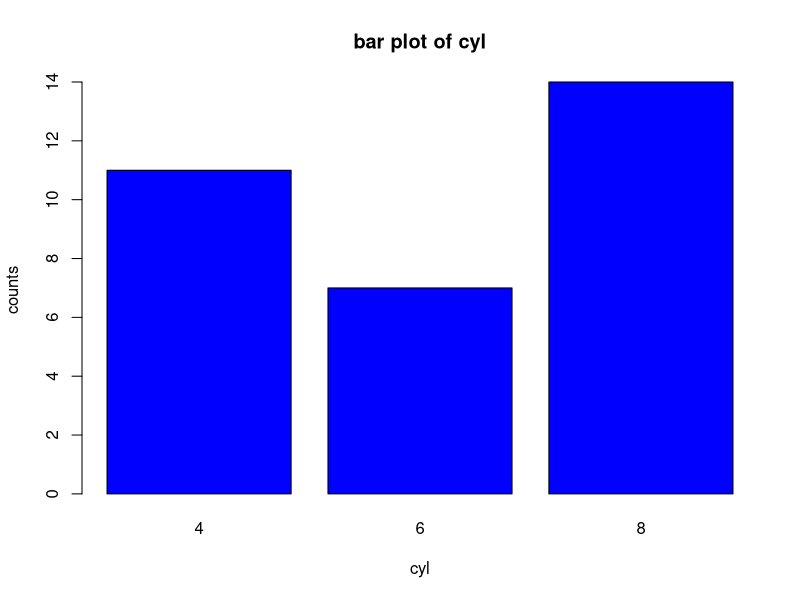
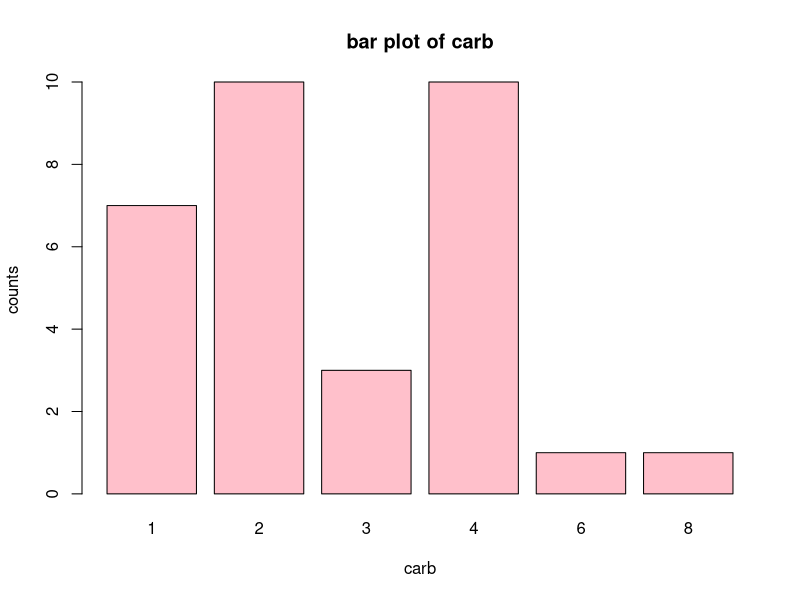
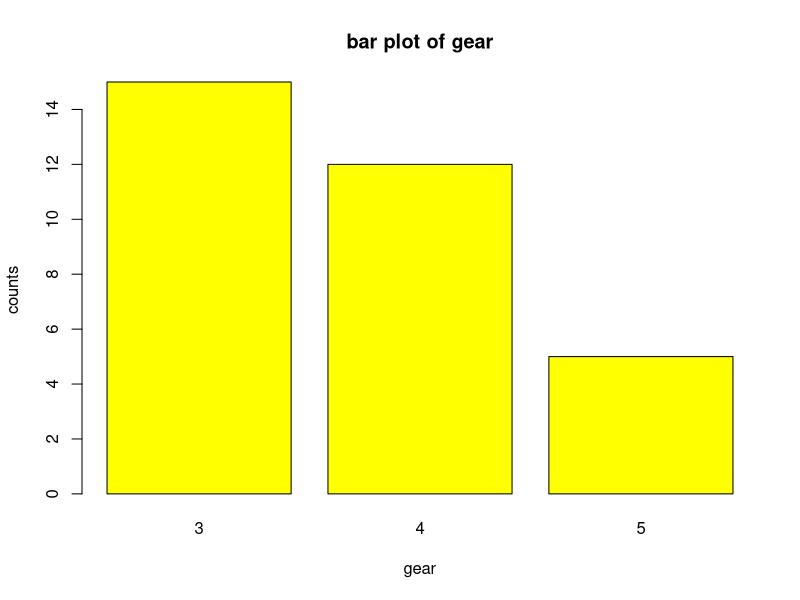
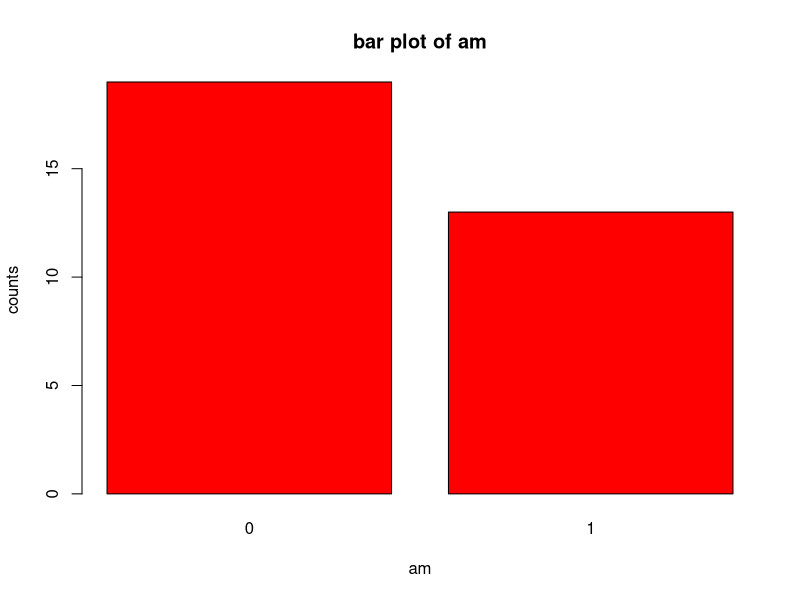
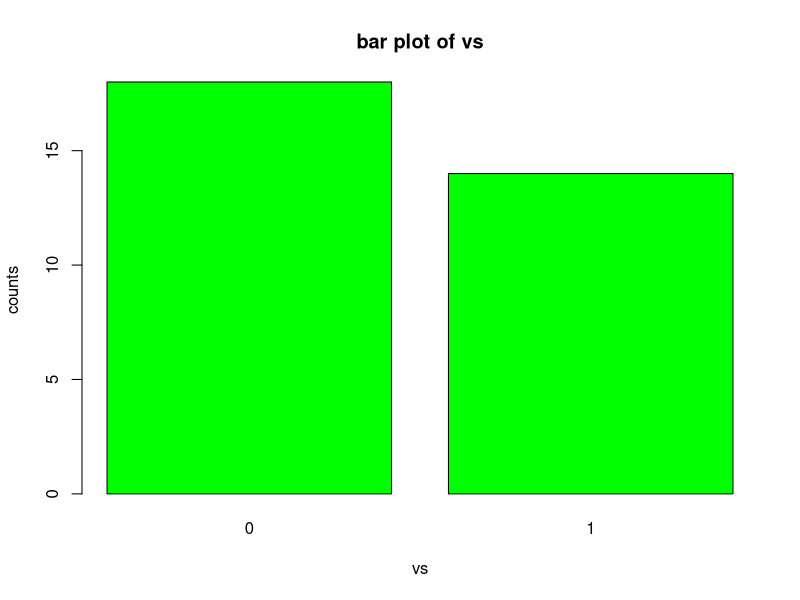
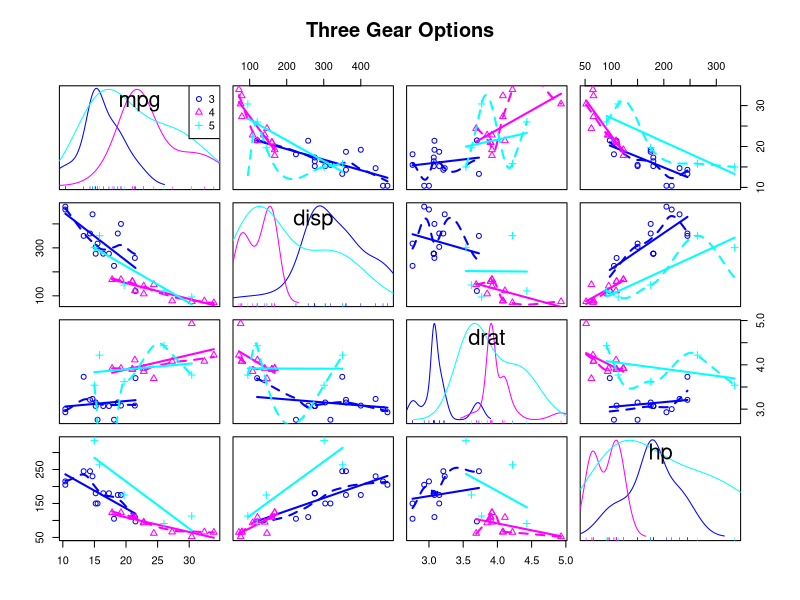
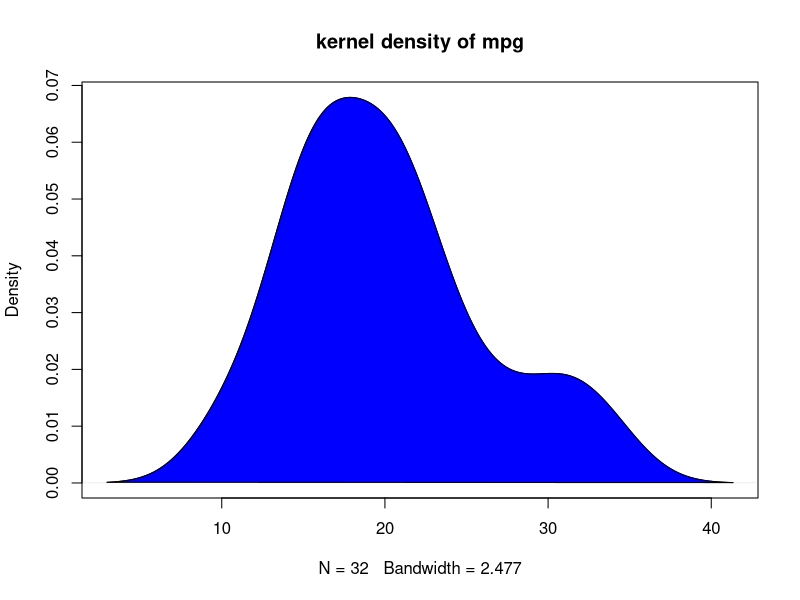
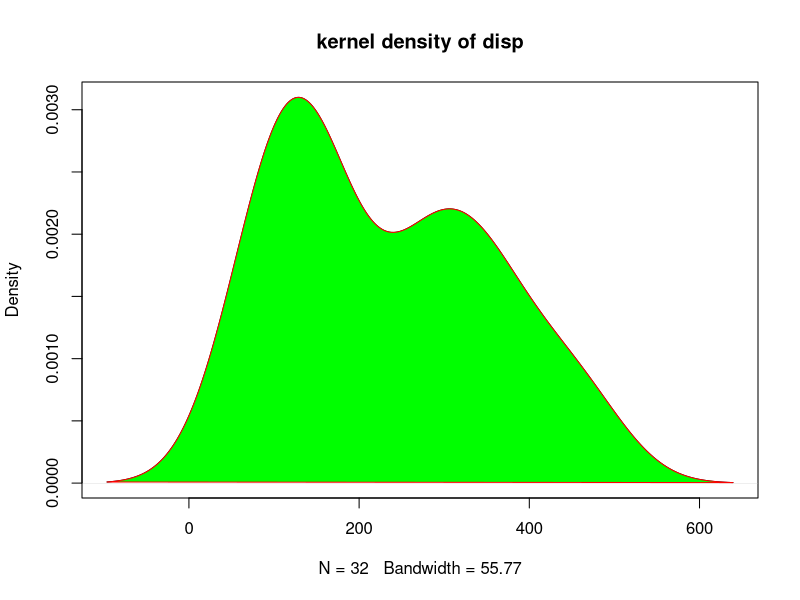

Generate these figures, in order, with R:
#1. Write a program to create barplots for all the categorical columns in mtcars.

#Ans_1

#I found this cyl,carb,gear,am,vs etc variable as categorical in mtcars dataset
#hence plotting this

counts<- table(mtcars$cyl)
barplot(counts ,main ="bar plot of cyl",xlab="cyl",ylab = "counts",col="blue")
counts<- table(mtcars$carb)
barplot(counts ,main ="bar plot of carb",xlab="carb",ylab = "counts",col="pink")
counts<- table(mtcars$gear)
barplot(counts ,main ="bar plot of gear",xlab="gear",ylab = "counts",col="yellow")
counts<- table(mtcars$am)
barplot(counts ,main ="bar plot of am",xlab="am",ylab = "counts",col="red")
counts<- table(mtcars$vs)
barplot(counts ,main ="bar plot of vs",xlab="vs",ylab = "counts",col="green")


#Problem 2
#2. Create a scatterplot matrix by gear types in mtcars dataset.

#Ans_2

#scatter plot for dataset mtcars

library(ggplot2)
library(car)
scatterplotMatrix(~mpg+disp+drat+hp|gear,data=mtcars,
                  main="Three Gear Options")


#Problem 3
#3. Write a program to create a plot density by class variable.

#Ans_3

#As known as Kernel Density Plots, Density Trace Graph. 
#A Density Plot visualises the distribution of data over a continuous interval 
#or time period. This chart is a variation of a Histogram that uses kernel smoothing to 
#plot values, allowing for smoother distributions by smoothing out the noise.
#Density plots are similar to histograms on a density scale, 
# but instead of fixed bins or intervals with jumps at the boundaries, 
# are smooth. The argument adjust to geom_density regulates how
# smooth the density estimate is, with larger values resulting in smoother graph

class(mtcars)

#plot density of mpg variable

d<- density(mtcars$mpg)
plot(d, main="kernel density of mpg")
polygon(d,col="blue",border ="black")

#plot density of disp variable

c<- density(mtcars$disp)
plot(c, main="kernel density of disp")
polygon(c,col="green",border ="red")